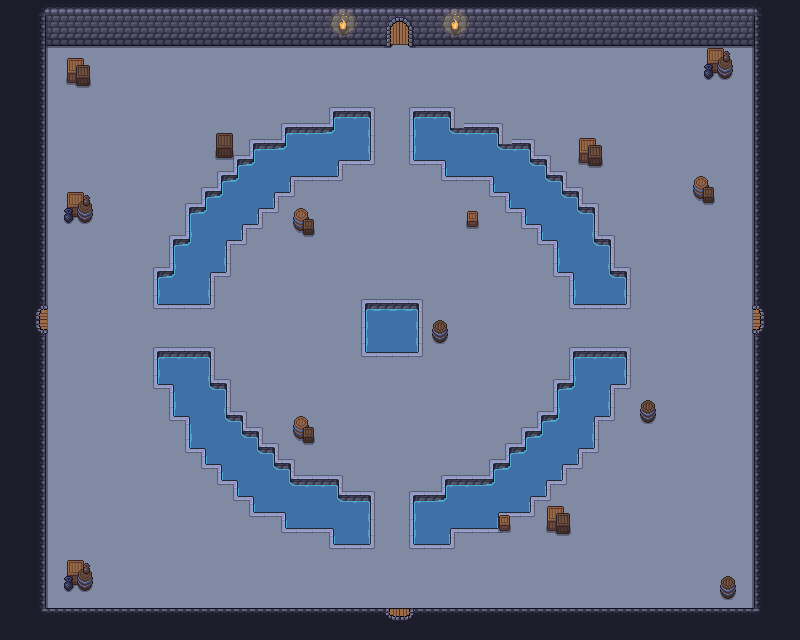

A 2D game scene composited from a Tiled map and its tileset images. What follows is a short description and the map's XML, with each tile layer's data collapsed to a summary:
An orthogonal 50x40 tile map with 16x16 px tiles, 9 tile layers (Fondo, Suelo, Suelo Decoracion 2, Suelo Decoracion, ...), 11 tilesets and 40 objects.

<map version="1.10" tiledversion="1.12.1" orientation="orthogonal" renderorder="right-down" width="50" height="40" tilewidth="16" tileheight="16" infinite="0" nextlayerid="16" nextobjectid="45">
 <tileset firstgid="1" source="../tilesets/Paredes2.tsx" />
 <tileset firstgid="494" source="../tilesets/puertas.tsx" />
 <tileset firstgid="498" source="../tilesets/player.tsx" />
 <tileset firstgid="499" source="../tilesets/Coasts water 2 pro max.tsx" />
 <tileset firstgid="1427" source="../tilesets/Objetos.tsx" />
 <tileset firstgid="1643" source="../tilesets/corazon.tsx" />
 <tileset firstgid="1644" source="../tilesets/amongus.tsx" />
 <tileset firstgid="1645" source="../tilesets/skeleton.tsx" />
 <tileset firstgid="1647" source="../tilesets/goomba.tsx" />
 <tileset firstgid="1648" source="../tilesets/Fuegos.tsx" />
 <tileset firstgid="1846" source="../tilesets/azeris.tsx" />
 <group id="2" name="Room">
  <layer id="1" name="Fondo" width="50" height="40">
   <data>[2000 cells, 2000 non-empty, 1 distinct tile ids]</data>
  </layer>
  <layer id="3" name="Suelo" width="50" height="40">
   <data>[2000 cells, 1590 non-empty, 4 distinct tile ids]</data>
  </layer>
  <layer id="5" name="Suelo Decoracion 2" width="50" height="40">
   <data>[2000 cells, 39 non-empty, 2 distinct tile ids]</data>
  </layer>
  <layer id="4" name="Suelo Decoracion" width="50" height="40">
   <data>[2000 cells, 246 non-empty, 20 distinct tile ids]</data>
  </layer>
  <layer id="6" name="Paredes" width="50" height="40">
   <data>[2000 cells, 504 non-empty, 35 distinct tile ids]</data>
  </layer>
  <layer id="15" name="Decora" width="50" height="40">
   <data>[2000 cells, 55 non-empty, 5 distinct tile ids]</data>
  </layer>
  <layer id="7" name="Decoracion 2" width="50" height="40">
   <data>[2000 cells, 18 non-empty, 9 distinct tile ids]</data>
  </layer>
  <layer id="8" name="Decoracion" width="50" height="40">
   <data>[2000 cells, 4 non-empty, 4 distinct tile ids]</data>
  </layer>
  <layer id="9" name="Puertas" width="50" height="40">
   <data>[2000 cells, 4 non-empty, 4 distinct tile ids]</data>
  </layer>
  <objectgroup id="10" name="Utils">
   <object id="9" gid="1643" x="119" y="106.333" width="18" height="18" />
   <object id="10" gid="1643" x="107" y="546.333" width="18" height="18" />
   <object id="11" gid="1643" x="669.667" y="555.667" width="18" height="18" />
   <object id="12" gid="1643" x="672.333" y="110.333" width="18" height="18" />
   <object id="13" gid="1643" x="312.333" y="277" width="18" height="18" />
   <object id="14" gid="1643" x="469.667" y="279.667" width="18" height="18" />
   <object id="15" gid="1643" x="464.333" y="429" width="18" height="18" />
   <object id="16" gid="1643" x="320.333" y="417" width="18" height="18" />
   <object id="17" gid="1643" x="177.667" y="334.333" width="18" height="18" />
   <object id="18" gid="1643" x="589.667" y="339.667" width="18" height="18" />
   <object id="19" gid="1643" x="383" y="142.333" width="18" height="18" />
   <object id="20" gid="1643" x="384.333" y="533" width="18" height="18" />
   <object id="43" gid="1846" x="380" y="248" width="21" height="21" />
   <object id="44" gid="1846" x="692.667" y="559" width="21" height="21" />
  </objectgroup>
  <objectgroup id="11" name="Entities">
   <object id="21" gid="1644" x="257" y="288.333" width="30" height="30" />
   <object id="22" gid="1644" x="502.333" y="283" width="30" height="30" />
   <object id="23" gid="1644" x="491.667" y="429.667" width="30" height="30" />
   <object id="24" gid="1644" x="254.333" y="417.667" width="30" height="30" />
   <object id="25" gid="1645" x="622.667" y="114.667" width="32" height="32" />
   <object id="26" gid="1645" x="138.667" y="97.3333" width="32" height="32" />
   <object id="27" gid="1645" x="126.667" y="532" width="32" height="32" />
   <object id="28" gid="1645" x="654.667" y="560" width="32" height="32" />
   <object id="29" gid="1645" x="386.667" y="262.667" width="32" height="32" />
   <object id="30" gid="1645" x="372" y="426.667" width="32" height="32" />
   <object id="31" gid="1647" x="258.667" y="337.333" width="16" height="16" />
   <object id="32" gid="1647" x="381.333" y="204" width="16" height="16" />
   <object id="33" gid="1647" x="417.333" y="421.333" width="16" height="16" />
   <object id="34" gid="1647" x="545.333" y="340" width="16" height="16" />
   <object id="35" gid="1647" x="698.667" y="157.333" width="16" height="16" />
   <object id="36" gid="1647" x="208" y="96" width="16" height="16" />
   <object id="37" gid="1647" x="90.6667" y="486.667" width="16" height="16" />
   <object id="38" gid="1647" x="604" y="584" width="16" height="16" />
   <object id="39" gid="1647" x="689.333" y="508" width="16" height="16" />
   <object id="40" gid="1647" x="105.333" y="150.667" width="16" height="16" />
   <object id="41" gid="1647" x="569.333" y="96" width="16" height="16" />
   <object id="42" gid="1647" x="160" y="576" width="16" height="16" />
  </objectgroup>
  <objectgroup id="12" name="Player">
   <object id="1" gid="498" x="47.5" y="347" width="64" height="64" />
   <object id="3" gid="498" x="362.5" y="111.5" width="64" height="64" />
   <object id="6" gid="498" x="687" y="350" width="64" height="64" />
   <object id="8" gid="498" x="367" y="605.667" width="64" height="64" />
  </objectgroup>
 </group>
</map>
